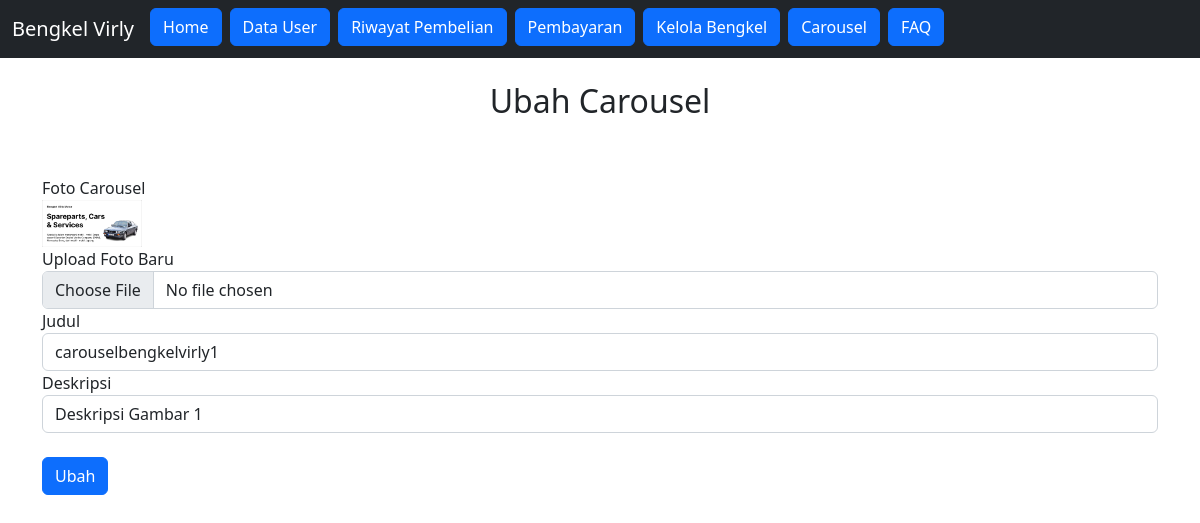
Screenshot of /admin/editcarousel.php?id=1 (signed in) with the database file from the repository.
### tables this page shows
CREATE TABLE `carousel` (
  `id` int(11) NOT NULL,
  `foto` varchar(255) NOT NULL,
  `judul` varchar(255) NOT NULL,
  `deskripsi` text DEFAULT NULL
);

### admin/editcarousel.php (the view, shortened to what this page needs)
<?php include '../koneksi.php' ?>
<?php include '../component.php' ?>
<!DOCTYPE html>
<html lang="en">
<head>
</head>
<body>
<?php include 'headeradmin.php' ?>
<br><h2><center>Ubah Carousel<center></h2><br><br>
<?php
$ambil=$koneksi->query("SELECT * FROM carousel WHERE id='$_GET[id]' ");
$pecah=$ambil->fetch_assoc();
?>
<div class="container">
    <form action="" method="post" enctype="multipart/form-data">
        <div class="form-group">
            <label>Foto Carousel</label><br>
            <img src="../asets/carousel/<?php echo $pecah['foto'] ?>" width="100"><br>
        </div>
        <div class="form-group">
            <label>Upload Foto Baru</label>
            <input type="file" class="form-control" name="foto">
        </div>
        <div class="form-group">
            <label>Judul</label>
            <input type="text" class="form-control" name="judul" value="<?php echo $pecah['judul']; ?>">
        </div>
        <div class="form-group">
            <label>Deskripsi</label>
            <input type="text" class="form-control" name="deskripsi" value="<?php echo $pecah['deskripsi']; ?>">
        </div>
        <br>
        <button class="btn btn-primary" onclick="return confirm('Apakah Anda yakin ingin mengubah carousel ini?')" name="ubah">Ubah</button><br>
    </form>
</div>
</body>
</html>

### rows the page displays
carousel: foto (picture), judul "carouselbengkelvirly1", deskripsi "Deskripsi Gambar 1"
